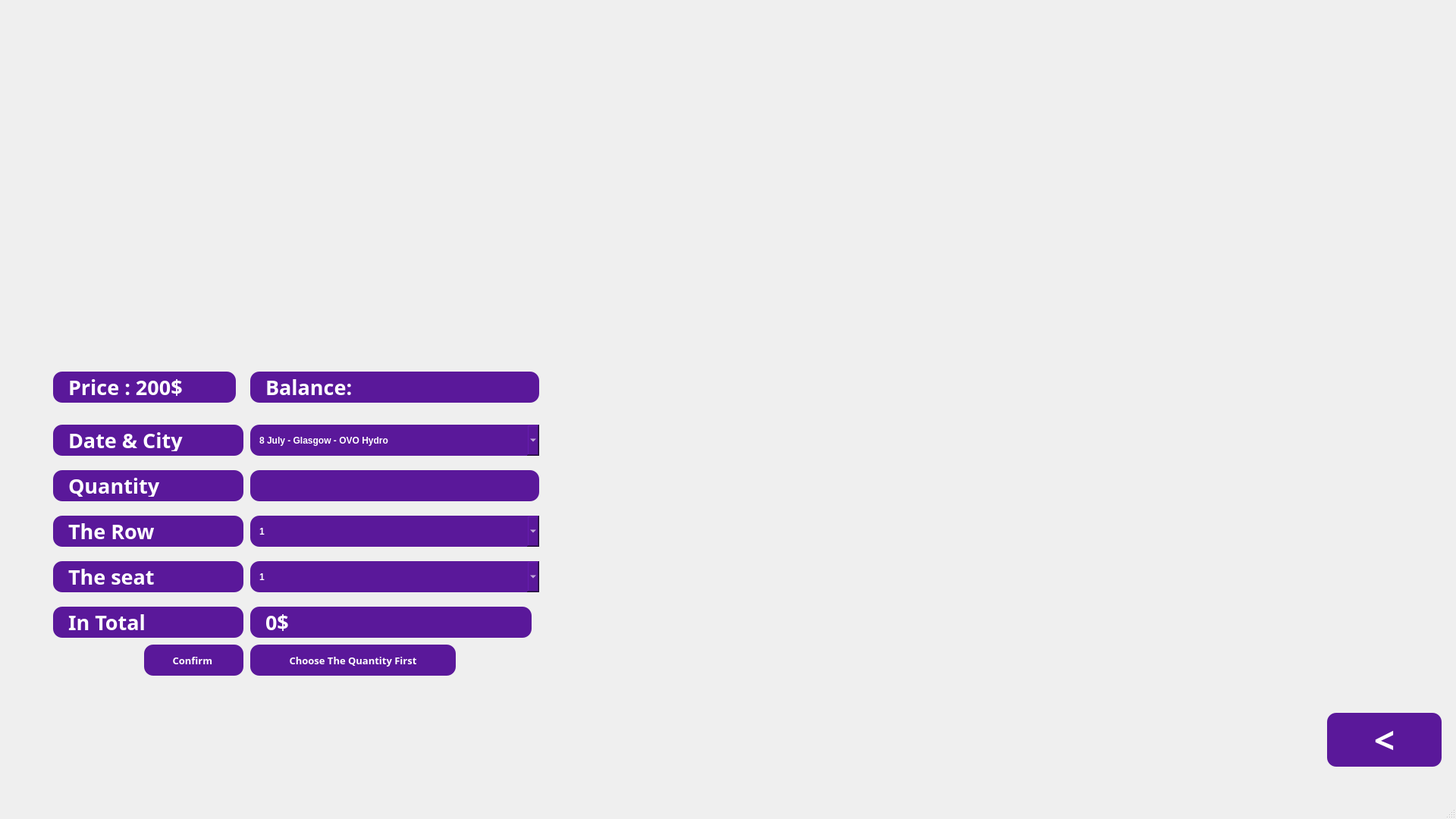
<?xml version="1.0" encoding="UTF-8"?>
<ui version="4.0">
 <class>BilleiPage</class>
 <widget class="QMainWindow" name="BilleiPage">
  <property name="geometry">
   <rect>
    <x>0</x>
    <y>0</y>
    <width>1920</width>
    <height>1080</height>
   </rect>
  </property>
  <property name="minimumSize">
   <size>
    <width>1920</width>
    <height>1080</height>
   </size>
  </property>
  <property name="maximumSize">
   <size>
    <width>1920</width>
    <height>1080</height>
   </size>
  </property>
  <property name="windowTitle">
   <string>MainWindow</string>
  </property>
  <widget class="QWidget" name="centralwidget">
   <widget class="QLabel" name="label">
    <property name="geometry">
     <rect>
      <x>-10</x>
      <y>-50</y>
      <width>1920</width>
      <height>1080</height>
     </rect>
    </property>
    <property name="sizePolicy">
     <sizepolicy hsizetype="Preferred" vsizetype="Preferred">
      <horstretch>0</horstretch>
      <verstretch>0</verstretch>
     </sizepolicy>
    </property>
    <property name="minimumSize">
     <size>
      <width>1920</width>
      <height>1080</height>
     </size>
    </property>
    <property name="maximumSize">
     <size>
      <width>1920</width>
      <height>1080</height>
     </size>
    </property>
    <property name="text">
     <string/>
    </property>
    <property name="pixmap">
     <pixmap>BilliePage.png</pixmap>
    </property>
   </widget>
   <widget class="QPushButton" name="BillieBackBtn">
    <property name="geometry">
     <rect>
      <x>1750</x>
      <y>940</y>
      <width>151</width>
      <height>71</height>
     </rect>
    </property>
    <property name="font">
     <font>
      <family>Rockwell</family>
      <pointsize>36</pointsize>
      <weight>75</weight>
      <bold>true</bold>
     </font>
    </property>
    <property name="styleSheet">
     <string notr="true">
    background-color: #5A189A;
    color: white;
    border-radius: 12px;
    padding: 6px 12px;
    font-weight: bold;

</string>
    </property>
    <property name="text">
     <string>&lt;</string>
    </property>
   </widget>
   <widget class="QComboBox" name="DateBillieComboBox">
    <property name="geometry">
     <rect>
      <x>330</x>
      <y>560</y>
      <width>381</width>
      <height>41</height>
     </rect>
    </property>
    <property name="styleSheet">
     <string notr="true">
    background-color: #5A189A;
    color: white;
    border-radius: 12px;
    padding: 6px 12px;
    font-weight: bold;

</string>
    </property>
    <item>
     <property name="text">
      <string>8 July - Glasgow - OVO Hydro</string>
     </property>
    </item>
    <item>
     <property name="text">
      <string>10 July - London -The O2 Arena</string>
     </property>
    </item>
    <item>
     <property name="text">
      <string>11 July - London -The O2 Arena</string>
     </property>
    </item>
    <item>
     <property name="text">
      <string>13 July - London -The O2 Arena</string>
     </property>
    </item>
    <item>
     <property name="text">
      <string>14 July - London -The O2 Arena</string>
     </property>
    </item>
    <item>
     <property name="text">
      <string>16 July - London -The O2 Arena</string>
     </property>
    </item>
    <item>
     <property name="text">
      <string>17 July - London -The O2 Arena</string>
     </property>
    </item>
    <item>
     <property name="text">
      <string>19 July - Manchester - Co-op Live</string>
     </property>
    </item>
    <item>
     <property name="text">
      <string>20 July - Manchester - Co-op Live</string>
     </property>
    </item>
    <item>
     <property name="text">
      <string>22 July - Manchester - Co-op Live</string>
     </property>
    </item>
    <item>
     <property name="text">
      <string>23 July - Manchester - Co-op Live</string>
     </property>
    </item>
    <item>
     <property name="text">
      <string>26 July - Dublin - 3Arena</string>
     </property>
    </item>
    <item>
     <property name="text">
      <string>27 July - Dublin - 3Arena</string>
     </property>
    </item>
    <item>
     <property name="text">
      <string>16 August -Saitma(Tokyo) -  Saitama Super Arena</string>
     </property>
    </item>
    <item>
     <property name="text">
      <string>17 August -Saitma(Tokyo) -  Saitama Super Arena</string>
     </property>
    </item>
    <item>
     <property name="text">
      <string>9 Octomber - Miami - Kaseya Center</string>
     </property>
    </item>
    <item>
     <property name="text">
      <string>11 Octomber - Miami - Kaseya Center</string>
     </property>
    </item>
    <item>
     <property name="text">
      <string>12 Octomber - Miami - Kaseya Center</string>
     </property>
    </item>
    <item>
     <property name="text">
      <string>14 Octomber - Orlando - Kia Center</string>
     </property>
    </item>
    <item>
     <property name="text">
      <string>16 Octomber - Raleigh - Lenovo Center</string>
     </property>
    </item>
    <item>
     <property name="text">
      <string>17 Octomber - Raleigh - Lenovo Center</string>
     </property>
    </item>
    <item>
     <property name="text">
      <string>19 Octomber - Charlotte -Spectrum Center</string>
     </property>
    </item>
    <item>
     <property name="text">
      <string>20 Octomber - Charlotte -Spectrum Center</string>
     </property>
    </item>
    <item>
     <property name="text">
      <string>23 Octomber - Philadelphia - Wells Frago Center</string>
     </property>
    </item>
    <item>
     <property name="text">
      <string>25 Octomber - Elmont -UBS arena</string>
     </property>
    </item>
    <item>
     <property name="text">
      <string>26 Octomber - Elmont -UBS arena</string>
     </property>
    </item>
    <item>
     <property name="text">
      <string>7 November  - New Orleans - Smothie Kind Center</string>
     </property>
    </item>
    <item>
     <property name="text">
      <string>8 November  - New Orleans - Smothie Kind Center</string>
     </property>
    </item>
    <item>
     <property name="text">
      <string>10 November - Tulsa - BOK Center</string>
     </property>
    </item>
    <item>
     <property name="text">
      <string>11 November - Tulsa - BOK Center</string>
     </property>
    </item>
    <item>
     <property name="text">
      <string>13 November - Austin - Moddy Center ATX</string>
     </property>
    </item>
    <item>
     <property name="text">
      <string>14 November - Austin - Moddy Center ATX</string>
     </property>
    </item>
    <item>
     <property name="text">
      <string>18 November - Phoenix -PHX Arena</string>
     </property>
    </item>
    <item>
     <property name="text">
      <string>19 November - Phoenix -PHX Arena</string>
     </property>
    </item>
    <item>
     <property name="text">
      <string>22 November -San Francisco - Chase Center</string>
     </property>
    </item>
    <item>
     <property name="text">
      <string>23 November -San Francisco - Chase Center</string>
     </property>
    </item>
   </widget>
   <widget class="QLabel" name="BilliePriceLabel">
    <property name="geometry">
     <rect>
      <x>70</x>
      <y>490</y>
      <width>241</width>
      <height>41</height>
     </rect>
    </property>
    <property name="font">
     <font>
      <family>Rockwell</family>
      <pointsize>20</pointsize>
      <weight>75</weight>
      <bold>true</bold>
     </font>
    </property>
    <property name="styleSheet">
     <string notr="true">QLabel {
    background-color: #5A189A;
    color: white;
    border-radius: 12px;
    padding: 6px 12px;
    font-weight: bold;
}
</string>
    </property>
    <property name="text">
     <string>Price : 200$</string>
    </property>
   </widget>
   <widget class="QLabel" name="DateBillieLabel">
    <property name="geometry">
     <rect>
      <x>70</x>
      <y>560</y>
      <width>251</width>
      <height>41</height>
     </rect>
    </property>
    <property name="font">
     <font>
      <family>Rockwell</family>
      <pointsize>20</pointsize>
      <weight>75</weight>
      <bold>true</bold>
     </font>
    </property>
    <property name="styleSheet">
     <string notr="true">QLabel {
    background-color: #5A189A;
    color: white;
    border-radius: 12px;
    padding: 6px 12px;
    font-weight: bold;
}
</string>
    </property>
    <property name="text">
     <string>Date &amp; City</string>
    </property>
   </widget>
   <widget class="QLabel" name="QuantityBillieLabel">
    <property name="geometry">
     <rect>
      <x>70</x>
      <y>620</y>
      <width>251</width>
      <height>41</height>
     </rect>
    </property>
    <property name="font">
     <font>
      <family>Rockwell</family>
      <pointsize>20</pointsize>
      <weight>75</weight>
      <bold>true</bold>
     </font>
    </property>
    <property name="styleSheet">
     <string notr="true">QLabel {
    background-color: #5A189A;
    color: white;
    border-radius: 12px;
    padding: 6px 12px;
    font-weight: bold;
}
</string>
    </property>
    <property name="text">
     <string>Quantity</string>
    </property>
   </widget>
   <widget class="QPushButton" name="ConfirmBillieBtn">
    <property name="geometry">
     <rect>
      <x>190</x>
      <y>850</y>
      <width>131</width>
      <height>41</height>
     </rect>
    </property>
    <property name="font">
     <font>
      <family>Rockwell</family>
      <pointsize>10</pointsize>
      <weight>75</weight>
      <bold>true</bold>
     </font>
    </property>
    <property name="styleSheet">
     <string notr="true">
    background-color: #5A189A;
    color: white;
    border-radius: 12px;
    padding: 6px 12px;
    font-weight: bold;

</string>
    </property>
    <property name="text">
     <string>Confirm </string>
    </property>
   </widget>
   <widget class="QLabel" name="RowBillieLabel">
    <property name="geometry">
     <rect>
      <x>70</x>
      <y>680</y>
      <width>251</width>
      <height>41</height>
     </rect>
    </property>
    <property name="font">
     <font>
      <family>Rockwell</family>
      <pointsize>20</pointsize>
      <weight>75</weight>
      <bold>true</bold>
     </font>
    </property>
    <property name="styleSheet">
     <string notr="true">QLabel {
    background-color: #5A189A;
    color: white;
    border-radius: 12px;
    padding: 6px 12px;
    font-weight: bold;
}
</string>
    </property>
    <property name="text">
     <string>The Row</string>
    </property>
   </widget>
   <widget class="QLabel" name="SeatBilieLabel">
    <property name="geometry">
     <rect>
      <x>70</x>
      <y>740</y>
      <width>251</width>
      <height>41</height>
     </rect>
    </property>
    <property name="font">
     <font>
      <family>Rockwell</family>
      <pointsize>20</pointsize>
      <weight>75</weight>
      <bold>true</bold>
     </font>
    </property>
    <property name="styleSheet">
     <string notr="true">QLabel {
    background-color: #5A189A;
    color: white;
    border-radius: 12px;
    padding: 6px 12px;
    font-weight: bold;
}
</string>
    </property>
    <property name="text">
     <string>The seat</string>
    </property>
   </widget>
   <widget class="QComboBox" name="RowBillieComboBox">
    <property name="geometry">
     <rect>
      <x>330</x>
      <y>680</y>
      <width>381</width>
      <height>41</height>
     </rect>
    </property>
    <property name="styleSheet">
     <string notr="true">
    background-color: #5A189A;
    color: white;
    border-radius: 12px;
    padding: 6px 12px;
    font-weight: bold;

</string>
    </property>
    <item>
     <property name="text">
      <string>1</string>
     </property>
    </item>
    <item>
     <property name="text">
      <string>2</string>
     </property>
    </item>
    <item>
     <property name="text">
      <string>3</string>
     </property>
    </item>
    <item>
     <property name="text">
      <string>4</string>
     </property>
    </item>
    <item>
     <property name="text">
      <string>5</string>
     </property>
    </item>
    <item>
     <property name="text">
      <string>6</string>
     </property>
    </item>
    <item>
     <property name="text">
      <string>7</string>
     </property>
    </item>
    <item>
     <property name="text">
      <string>8</string>
     </property>
    </item>
    <item>
     <property name="text">
      <string>9</string>
     </property>
    </item>
    <item>
     <property name="text">
      <string>10</string>
     </property>
    </item>
    <item>
     <property name="text">
      <string>11</string>
     </property>
    </item>
    <item>
     <property name="text">
      <string>12</string>
     </property>
    </item>
    <item>
     <property name="text">
      <string>13</string>
     </property>
    </item>
    <item>
     <property name="text">
      <string>14</string>
     </property>
    </item>
    <item>
     <property name="text">
      <string>15</string>
     </property>
    </item>
    <item>
     <property name="text">
      <string>16</string>
     </property>
    </item>
    <item>
     <property name="text">
      <string>17</string>
     </property>
    </item>
    <item>
     <property name="text">
      <string>18</string>
     </property>
    </item>
    <item>
     <property name="text">
      <string>19</string>
     </property>
    </item>
    <item>
     <property name="text">
      <string>20</string>
     </property>
    </item>
    <item>
     <property name="text">
      <string>21</string>
     </property>
    </item>
    <item>
     <property name="text">
      <string>22</string>
     </property>
    </item>
    <item>
     <property name="text">
      <string>23</string>
     </property>
    </item>
    <item>
     <property name="text">
      <string>24</string>
     </property>
    </item>
    <item>
     <property name="text">
      <string>25</string>
     </property>
    </item>
    <item>
     <property name="text">
      <string>26</string>
     </property>
    </item>
    <item>
     <property name="text">
      <string>27</string>
     </property>
    </item>
    <item>
     <property name="text">
      <string>28</string>
     </property>
    </item>
    <item>
     <property name="text">
      <string>29</string>
     </property>
    </item>
    <item>
     <property name="text">
      <string>30</string>
     </property>
    </item>
   </widget>
   <widget class="QComboBox" name="SeatBillieComboBox">
    <property name="geometry">
     <rect>
      <x>330</x>
      <y>740</y>
      <width>381</width>
      <height>41</height>
     </rect>
    </property>
    <property name="styleSheet">
     <string notr="true">
    background-color: #5A189A;
    color: white;
    border-radius: 12px;
    padding: 6px 12px;
    font-weight: bold;

</string>
    </property>
    <item>
     <property name="text">
      <string>1</string>
     </property>
    </item>
    <item>
     <property name="text">
      <string>2</string>
     </property>
    </item>
    <item>
     <property name="text">
      <string>3</string>
     </property>
    </item>
    <item>
     <property name="text">
      <string>4</string>
     </property>
    </item>
    <item>
     <property name="text">
      <string>5</string>
     </property>
    </item>
    <item>
     <property name="text">
      <string>6</string>
     </property>
    </item>
    <item>
     <property name="text">
      <string>7</string>
     </property>
    </item>
    <item>
     <property name="text">
      <string>8</string>
     </property>
    </item>
    <item>
     <property name="text">
      <string>9</string>
     </property>
    </item>
    <item>
     <property name="text">
      <string>10</string>
     </property>
    </item>
    <item>
     <property name="text">
      <string>11</string>
     </property>
    </item>
    <item>
     <property name="text">
      <string>12</string>
     </property>
    </item>
    <item>
     <property name="text">
      <string>13</string>
     </property>
    </item>
    <item>
     <property name="text">
      <string>14</string>
     </property>
    </item>
    <item>
     <property name="text">
      <string>15</string>
     </property>
    </item>
    <item>
     <property name="text">
      <string>16</string>
     </property>
    </item>
    <item>
     <property name="text">
      <string>17</string>
     </property>
    </item>
    <item>
     <property name="text">
      <string>18</string>
     </property>
    </item>
    <item>
     <property name="text">
      <string>19</string>
     </property>
    </item>
    <item>
     <property name="text">
      <string>20</string>
     </property>
    </item>
    <item>
     <property name="text">
      <string>21</string>
     </property>
    </item>
    <item>
     <property name="text">
      <string>22</string>
     </property>
    </item>
    <item>
     <property name="text">
      <string>23</string>
     </property>
    </item>
    <item>
     <property name="text">
      <string>24</string>
     </property>
    </item>
    <item>
     <property name="text">
      <string>25</string>
     </property>
    </item>
    <item>
     <property name="text">
      <string>26</string>
     </property>
    </item>
    <item>
     <property name="text">
      <string>27</string>
     </property>
    </item>
    <item>
     <property name="text">
      <string>28</string>
     </property>
    </item>
    <item>
     <property name="text">
      <string>29</string>
     </property>
    </item>
    <item>
     <property name="text">
      <string>30</string>
     </property>
    </item>
   </widget>
   <widget class="QLabel" name="TotalBillieLabel">
    <property name="geometry">
     <rect>
      <x>70</x>
      <y>800</y>
      <width>251</width>
      <height>41</height>
     </rect>
    </property>
    <property name="font">
     <font>
      <family>Rockwell</family>
      <pointsize>20</pointsize>
      <weight>75</weight>
      <bold>true</bold>
     </font>
    </property>
    <property name="styleSheet">
     <string notr="true">QLabel {
    background-color: #5A189A;
    color: white;
    border-radius: 12px;
    padding: 6px 12px;
    font-weight: bold;
}
</string>
    </property>
    <property name="text">
     <string>In Total</string>
    </property>
   </widget>
   <widget class="QLabel" name="TotalBillieLabelValue">
    <property name="geometry">
     <rect>
      <x>330</x>
      <y>800</y>
      <width>371</width>
      <height>41</height>
     </rect>
    </property>
    <property name="font">
     <font>
      <family>Rockwell</family>
      <pointsize>20</pointsize>
      <weight>75</weight>
      <bold>true</bold>
     </font>
    </property>
    <property name="styleSheet">
     <string notr="true">QLabel {
    background-color: #5A189A;
    color: white;
    border-radius: 12px;
    padding: 6px 12px;
    font-weight: bold;
}
</string>
    </property>
    <property name="text">
     <string>0$</string>
    </property>
   </widget>
   <widget class="QPushButton" name="PayBillieBtn">
    <property name="enabled">
     <bool>false</bool>
    </property>
    <property name="geometry">
     <rect>
      <x>330</x>
      <y>850</y>
      <width>271</width>
      <height>41</height>
     </rect>
    </property>
    <property name="font">
     <font>
      <family>Rockwell</family>
      <pointsize>10</pointsize>
      <weight>75</weight>
      <bold>true</bold>
     </font>
    </property>
    <property name="styleSheet">
     <string notr="true">
    background-color: #5A189A;
    color: white;
    border-radius: 12px;
    padding: 6px 12px;
    font-weight: bold;

</string>
    </property>
    <property name="text">
     <string>Choose The Quantity First</string>
    </property>
   </widget>
   <widget class="QLineEdit" name="lineEdit">
    <property name="geometry">
     <rect>
      <x>330</x>
      <y>620</y>
      <width>381</width>
      <height>41</height>
     </rect>
    </property>
    <property name="styleSheet">
     <string notr="true">
    background-color: #5A189A;
    color: white;
    border-radius: 12px;
    padding: 6px 12px;
    font-weight: bold;
</string>
    </property>
   </widget>
   <widget class="QLabel" name="BillieBalanceLabel">
    <property name="geometry">
     <rect>
      <x>330</x>
      <y>490</y>
      <width>381</width>
      <height>41</height>
     </rect>
    </property>
    <property name="font">
     <font>
      <family>Rockwell</family>
      <pointsize>20</pointsize>
      <weight>75</weight>
      <bold>true</bold>
     </font>
    </property>
    <property name="styleSheet">
     <string notr="true">QLabel {
    background-color: #5A189A;
    color: white;
    border-radius: 12px;
    padding: 6px 12px;
    font-weight: bold;
}
</string>
    </property>
    <property name="text">
     <string>Balance:</string>
    </property>
   </widget>
  </widget>
  <widget class="QMenuBar" name="menubar">
   <property name="geometry">
    <rect>
     <x>0</x>
     <y>0</y>
     <width>1920</width>
     <height>26</height>
    </rect>
   </property>
  </widget>
  <widget class="QStatusBar" name="statusbar"/>
 </widget>
 <resources/>
 <connections/>
</ui>
